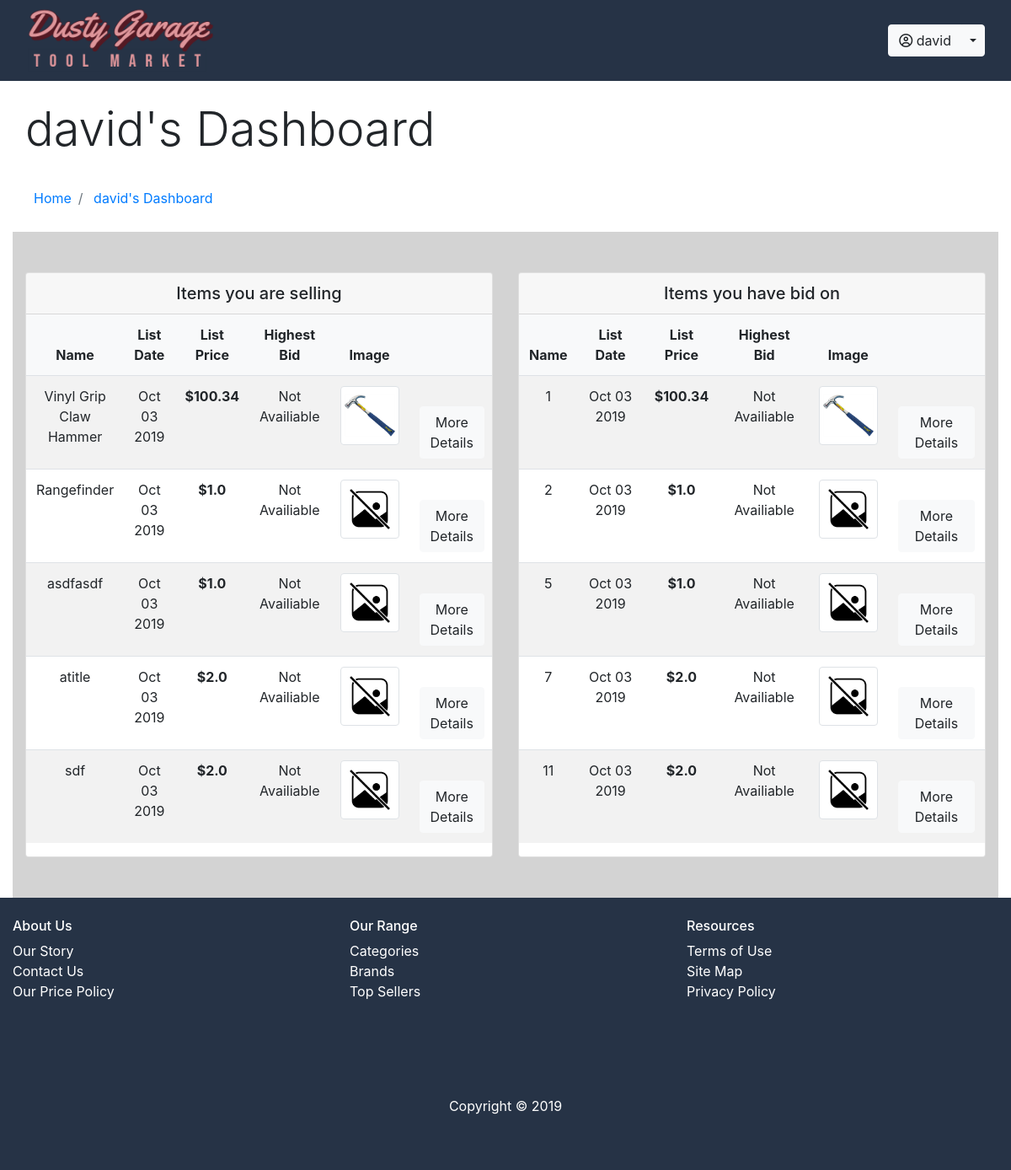
Page /tools/userdash/1 (signed in) on the committed database.
### marketplace/models.py (models this page shows, shortened)
class User(db.Model, UserMixin):
    __tablename__ = 'users'
    id = db.Column(db.Integer, primary_key=True)
    name = db.Column(db.String(100), index=True, nullable=False)
    lastName = db.Column(db.String(100), index=True, nullable=False)
    emailid = db.Column(db.String(100), index=True,
                        unique=True, nullable=False)
    password_hash = db.Column(db.String(255), nullable=False)
    bids = db.relationship('Bid', backref='user')
    tools = db.relationship('Tool', backref='user')

class Tool(db.Model):
    __tablename__ = "tools"
    id = db.Column(db.Integer, primary_key=True)
    tool_name = db.Column(db.String(100))
    modelNo = db.Column(db.String(100))
    list_price = db.Column(db.Float(100))
    category = db.Column(db.String(100))
    user_id = db.Column(db.Integer, db.ForeignKey('users.id'))
    desc = db.Column(db.String(100))
    brand = db.Column(db.String(100))
    date_created = db.Column(db.DateTime, default=datetime.now())
    sold_status = db.Column(db.String(100), default="")
    images = db.Column(db.String(1000), default='noimage.png')
    bid_id = db.relationship('Bid', backref='tools')
    def __repr__(self):
        return "\n\n<Tool Name: {}\n Tool ID: {}\n Brand: {}\n sold_status: {}\n User Id: {} \nImages: {}>\n".format(
            self.tool_name, self.id, self.brand, self.sold_status, self.user_id, self.images
        )

### marketplace/tools.py (the view)
@bp.route('/userdash/<userid>', methods=["POST", "GET"])
@login_required
def userdash(userid):
    print(userid)
    tool = Tool.query.filter_by(user_id=userid).all()
    print(tool)
    bids = db.session.query(Tool, Bid).join(
        Bid).filter_by(user_id=userid).all()
    print(bids)
    current_user = session.get('user_id')
    return render_template('tools/userdash.html', userid=userid, tool=tool, bids=bids)

### marketplace/models.py (called while the page is built)
    def __repr__(self):
        return "<bid_amount: {}, id: {}, user_id: {}, tool_id: {}>".format(self.bid_amount, self.id, self.user_id, self.tool_id)

### marketplace/templates/tools/userdash.html (shortened to what this page needs)
{% extends "base.html" %} {% import "bootstrap/wtf.html" as wtf %} {% block content %}
<main>
    <section class="container-fluid my-4 text-left" id="services">
        <h3 class="display-4 mx-auto col-sm-12">{{current_user.name}}'s Dashboard</h3>
    </section>
    <nav aria-label="breadcrumb">
        <ol class="container-fluid ml-4 breadcrumb bg-white">
            <li class="breadcrumb-item">
                <a href="index.html">Home</a>
            </li>
            <li class="breadcrumb-item">
                <a href="manage.html">{{current_user.name}}'s Dashboard</a>
            </li>
        </ol>
    </nav>
    <div class="container-fluid" id="itemdescription">
        <section class="container-fluid text-center " id="services ">
            <div class="row py-5 " style="background: lightgrey ">
                <article class="col-sm-6 " id="browse ">
                    <div class="card">
                        <h5 class="card-header">Items you are selling</h5>
                        <div class="card-body p-0">
                            <div class="table-responsive">
                                <table class="table table-striped">
                                    <thead class="bg-light">
                                        <tr class="border-0">
                                            <th class="border-0">Name</th>
                                            <th class="border-0">List Date</th>
                                            <th class="border-0">List Price</th>
                                            <th class="border-0">Highest Bid</th>
                                            <th class="border-0">Image</th>
                                            <th class="border-0 text-center"></th>
                                        </tr>
                                    </thead>
                                    <tbody>
                                        {% for tool in tool %}
                                        <tr>
                                            <td>{{tool.tool_name}}</td>
                                            <td>{{tool.date_created.strftime("%b %d %Y")}}</td>
                                            <th scope="row">${{tool.list_price}}</th>
                                            <td>Not Availiable</td>
                                            <td>
                                                <img class="img-fluid img-thumbnail" style="max-width: 70px;" src={{ '/static/img/' + tool.images }}>
                                            </td>
                                            <td>
                                                <form>
                                                    <a href="/tools/{{tool.id}}/manage">
                                                        <button type="button" onclick="login" class=" btn btn-light mt-4">More Details
                                                        </button>
                                                    </a>
                                                </form>
                                            </td>
                            </div>
                        </div>
                    </div>
                    </tr>
                    {% endfor %}
                <article class="col-sm-6 " id="sell ">
                    <div class="card">
                        <h5 class="card-header">Items you have bid on</h5>
                        <div class="card-body p-0">
                            <div class="table-responsive">
                                <table class="table table-striped">
                                    <thead class="bg-light">
                                        <tr class="border-0">
                                            <th class="border-0">Name</th>
                                            <th class="border-0">List Date</th>
                                            <th class="border-0">List Price</th>
                                            <th class="border-0">Highest Bid</th>
                                            <th class="border-0">Image</th>
                                            <th class="border-0 text-center"></th>
                                        </tr>
                                    </thead>
                                    <tbody>
                                        {% for tool in tool %}
                                        <tr>
                                            <td>{{tool.id}}</td>
                                            <td>{{tool.date_created.strftime("%b %d %Y")}}</td>
                                            <th scope="row">${{tool.list_price}}</th>
                                            <td>Not Availiable</td>
                                            <td>
                                                <img class="img-fluid img-thumbnail" style="max-width: 70px;" src={{ '/static/img/' + tool.images }}>
                                            </td>
                                            <td>
                                                <form>
                                                    <a href="/tools/{{tool.id}}/manage">
                                                        <button type="button" onclick="login" class=" btn btn-light mt-4">More Details
                                                        </button>
                                                    </a>
                                                </form>
                                            </td>
                            </div>
                        </div>
                    </div>
                    </tr>
                    {% endfor %}
                </article>
</main>
{% endblock %}

### marketplace/templates/base.html (shortened to what this page needs)
<!DOCTYPE html>
<html lang="en">
<head>
    <link rel="stylesheet" href="https://maxcdn.bootstrapcdn.com/bootstrap/4.3.1/css/bootstrap.min.css">
</head>
<body>
    <header>
        <nav class="navbar navbar-expand-sm bg-base-blue text-white py-2">
            <div class="container-fluid">
                <a class="navbar-brand py-0 display-4" href="/"><img src="/static\img\dglogobgblue1.png" height="80"
                        alt="">
                </a>
                <div class="navbar-nav text-white justify-content-end">
                    <div class="collapse navbar-collapse" id="navbarTogglerDemo01">
                        {% if current_user.is_authenticated %}
                        <div class="btn-group">
                            <button type="button" class="btn btn-light text-black"><i class="far fa-user-circle"></i>
                                {{ current_user.name }}</button>
                            <button type="button" class="btn btn-light dropdown-toggle dropdown-toggle-split"
                                data-toggle="dropdown">
                            </button>
                        </div>
                        {% endif %}
                    </div>
                </div>
        </nav>
    </header>
    {% block content %}
    {% endblock %}
    <footer class="footer container-fluid">
        <div class="row justify-content-center text-left bg-base-blue text-white pb-5 pt-4">
            <div class="col-4">
                <h6>About Us</h6>
                <ul class="list-unstyled">
                    <li><a class="text-reset" href="#">Our Story</a></li>
                    <li><a class="text-reset" href="#">Contact Us</a></li>
                    <li><a class="text-reset" href="#">Our Price Policy</a></li>
                </ul>
            </div>
            <div class="col-4">
                <h6>Our Range</h6>
                <ul class="list-unstyled text-white">
                    <li><a class="text-reset" href="#">Categories</a></li>
                    <li><a class="text-reset" href="#" class="text-decoration-none">Brands</a></li>
                    <li><a class="text-reset" href="#">Top Sellers</a></li>
                </ul>
            </div>
            <div class="col-4">
                <h6>Resources</h6>
                <ul class="list-unstyled text-reset">
                    <li><a class="text-reset" href="#">Terms of Use</a></li>
                    <li><a class="text-reset" href="#">Site Map</a></li>
                    <li><a class="text-reset" href="#">Privacy Policy</a></li>
                </ul>
            </div>
        </div>
        <div class="row text-white bg-base-blue">
            <div class="text-center col-12 py-5 mx-auto">
                <p>Copyright &copy; 2019</p>
            </div>
        </div>
    </footer>
</body>
</html>

### marketplace/templates/base.html (style rules this page uses)
.bg-base-blue { background-color: #263346; }

### rows in the picture
User: name "david"
Tool: tool_name "Vinyl Grip Claw Hammer", date_created "Oct 03 2019", list_price "100.34", images (picture), id "1"
Tool: tool_name "Rangefinder", date_created "Oct 03 2019", list_price "1.0", images (placeholder picture), id "2"
Tool: tool_name "asdfasdf", date_created "Oct 03 2019", list_price "1.0", images (placeholder picture), id "5"
Tool: tool_name "atitle", date_created "Oct 03 2019", list_price "2.0", images (placeholder picture), id "7"
Tool: tool_name "sdf", date_created "Oct 03 2019", list_price "2.0", images (placeholder picture), id "11"
